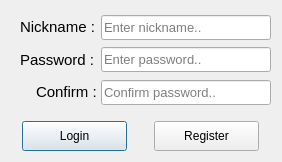
<?xml version="1.0" encoding="UTF-8"?>
<ui version="4.0">
 <class>SignupDiag</class>
 <widget class="QDialog" name="SignupDiag">
  <property name="geometry">
   <rect>
    <x>0</x>
    <y>0</y>
    <width>282</width>
    <height>162</height>
   </rect>
  </property>
  <property name="windowTitle">
   <string>Signup</string>
  </property>
  <layout class="QHBoxLayout" name="horizontalLayout">
   <item>
    <layout class="QVBoxLayout" name="verticalLayout" stretch="0,0">
     <property name="spacing">
      <number>16</number>
     </property>
     <item>
      <layout class="QVBoxLayout" name="verticalLayout_2" stretch="0,0,0">
       <property name="spacing">
        <number>0</number>
       </property>
       <property name="topMargin">
        <number>0</number>
       </property>
       <property name="bottomMargin">
        <number>0</number>
       </property>
       <item>
        <layout class="QHBoxLayout" name="horizontalLayout_5" stretch="3,6">
         <property name="spacing">
          <number>6</number>
         </property>
         <item>
          <layout class="QVBoxLayout" name="verticalLayout_5">
           <property name="leftMargin">
            <number>6</number>
           </property>
           <item alignment="Qt::AlignRight|Qt::AlignVCenter">
            <widget class="QLabel" name="label">
             <property name="font">
              <font>
               <family>Tahoma</family>
               <pointsize>11</pointsize>
              </font>
             </property>
             <property name="text">
              <string>Nickname :</string>
             </property>
            </widget>
           </item>
          </layout>
         </item>
         <item>
          <layout class="QHBoxLayout" name="horizontalLayout_7">
           <property name="spacing">
            <number>6</number>
           </property>
           <property name="bottomMargin">
            <number>0</number>
           </property>
           <item alignment="Qt::AlignVCenter">
            <widget class="QLineEdit" name="lineEdit">
             <property name="minimumSize">
              <size>
               <width>170</width>
               <height>25</height>
              </size>
             </property>
             <property name="maximumSize">
              <size>
               <width>170</width>
               <height>25</height>
              </size>
             </property>
             <property name="font">
              <font>
               <family>Tahoma</family>
               <pointsize>10</pointsize>
              </font>
             </property>
             <property name="text">
              <string/>
             </property>
             <property name="placeholderText">
              <string>Enter nickname..</string>
             </property>
            </widget>
           </item>
          </layout>
         </item>
        </layout>
       </item>
       <item>
        <layout class="QHBoxLayout" name="horizontalLayout_6" stretch="3,6">
         <property name="spacing">
          <number>6</number>
         </property>
         <item>
          <layout class="QVBoxLayout" name="verticalLayout_3">
           <property name="leftMargin">
            <number>6</number>
           </property>
           <item alignment="Qt::AlignRight|Qt::AlignVCenter">
            <widget class="QLabel" name="label_2">
             <property name="font">
              <font>
               <family>Tahoma</family>
               <pointsize>11</pointsize>
              </font>
             </property>
             <property name="text">
              <string>Password :</string>
             </property>
             <property name="alignment">
              <set>Qt::AlignLeading|Qt::AlignLeft|Qt::AlignVCenter</set>
             </property>
            </widget>
           </item>
          </layout>
         </item>
         <item>
          <layout class="QHBoxLayout" name="horizontalLayout_9">
           <item alignment="Qt::AlignVCenter">
            <widget class="QLineEdit" name="lineEdit_2">
             <property name="minimumSize">
              <size>
               <width>170</width>
               <height>25</height>
              </size>
             </property>
             <property name="maximumSize">
              <size>
               <width>170</width>
               <height>25</height>
              </size>
             </property>
             <property name="font">
              <font>
               <family>Tahoma</family>
               <pointsize>10</pointsize>
              </font>
             </property>
             <property name="text">
              <string/>
             </property>
             <property name="echoMode">
              <enum>QLineEdit::Password</enum>
             </property>
             <property name="placeholderText">
              <string>Enter password..</string>
             </property>
            </widget>
           </item>
          </layout>
         </item>
        </layout>
       </item>
       <item>
        <layout class="QHBoxLayout" name="horizontalLayout_13" stretch="3,6">
         <property name="topMargin">
          <number>4</number>
         </property>
         <item>
          <layout class="QVBoxLayout" name="verticalLayout_4">
           <item alignment="Qt::AlignRight|Qt::AlignVCenter">
            <widget class="QLabel" name="label_3">
             <property name="minimumSize">
              <size>
               <width>0</width>
               <height>0</height>
              </size>
             </property>
             <property name="baseSize">
              <size>
               <width>0</width>
               <height>-1</height>
              </size>
             </property>
             <property name="font">
              <font>
               <family>Tahoma</family>
               <pointsize>11</pointsize>
              </font>
             </property>
             <property name="text">
              <string>Confirm : </string>
             </property>
             <property name="alignment">
              <set>Qt::AlignLeading|Qt::AlignLeft|Qt::AlignVCenter</set>
             </property>
            </widget>
           </item>
          </layout>
         </item>
         <item>
          <layout class="QHBoxLayout" name="horizontalLayout_14">
           <item>
            <widget class="QLineEdit" name="lineEdit_3">
             <property name="minimumSize">
              <size>
               <width>170</width>
               <height>25</height>
              </size>
             </property>
             <property name="maximumSize">
              <size>
               <width>170</width>
               <height>25</height>
              </size>
             </property>
             <property name="font">
              <font>
               <family>Tahoma</family>
               <pointsize>10</pointsize>
              </font>
             </property>
             <property name="echoMode">
              <enum>QLineEdit::Password</enum>
             </property>
             <property name="placeholderText">
              <string>Confirm password..</string>
             </property>
            </widget>
           </item>
          </layout>
         </item>
        </layout>
       </item>
      </layout>
     </item>
     <item>
      <layout class="QHBoxLayout" name="horizontalLayout_2">
       <item>
        <layout class="QHBoxLayout" name="horizontalLayout_4">
         <item>
          <widget class="QPushButton" name="pushButton">
           <property name="minimumSize">
            <size>
             <width>105</width>
             <height>30</height>
            </size>
           </property>
           <property name="maximumSize">
            <size>
             <width>105</width>
             <height>30</height>
            </size>
           </property>
           <property name="text">
            <string>Login</string>
           </property>
          </widget>
         </item>
        </layout>
       </item>
       <item>
        <layout class="QHBoxLayout" name="horizontalLayout_3">
         <item>
          <widget class="QPushButton" name="pushButton_2">
           <property name="minimumSize">
            <size>
             <width>105</width>
             <height>30</height>
            </size>
           </property>
           <property name="maximumSize">
            <size>
             <width>105</width>
             <height>30</height>
            </size>
           </property>
           <property name="text">
            <string>Register</string>
           </property>
          </widget>
         </item>
        </layout>
       </item>
      </layout>
     </item>
    </layout>
   </item>
  </layout>
 </widget>
 <resources/>
 <connections/>
</ui>
